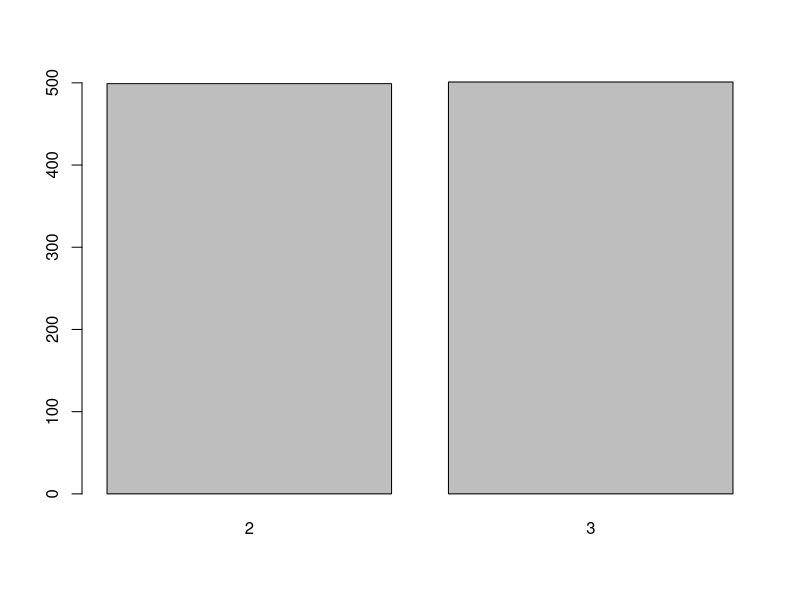
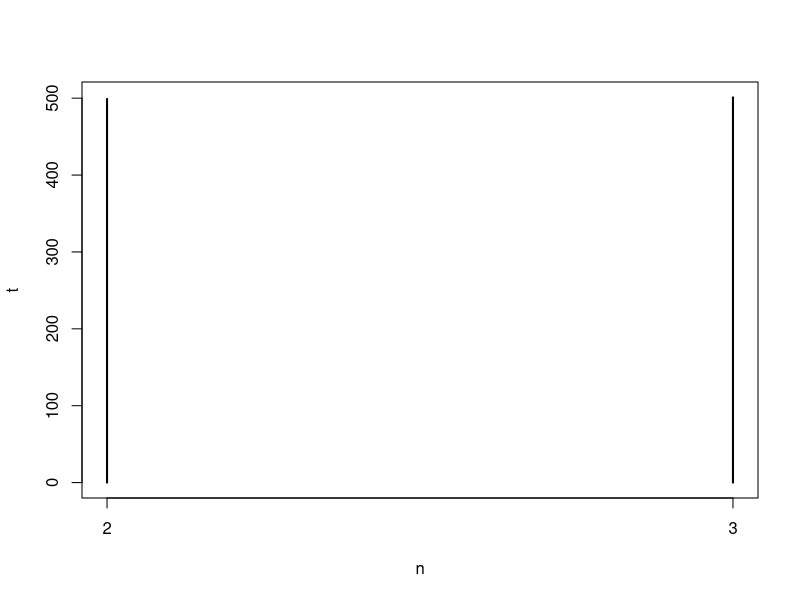

The R source for these figures, in order:
# Law of large number
# Test on Uniform distribution
uniform.10 <- rep(0,10)
uniform.100 <- rep(0,10^2)
uniform.1000 <- rep(0,10^3)

for(i in 1:10^5)
{
  x.samp.10 <- runif(10,2,4)
  uniform.10[i] <-mean(x.samp.10)
  
  x.samp.100 <- runif(100,2,4)
  uniform.100[i] <-mean(x.samp.100)
  
  x.samp.1000 <- runif(1000,2,4)
  uniform.1000[i] <-mean(x.samp.1000)
  
}
mean(uniform.10)
mean(uniform.100)
mean(uniform.1000)
# Test result
# Block Ctrl+Shift+C
# > mean(uniform.10)
# [1] 2.999501
# > mean(uniform.100)
# [1] 3.000032
# > mean(uniform.1000)
# [1] 3.000058

var(uniform.10)
var(uniform.100)
var(uniform.1000)
# Test result
# > var(uniform.10)
# [1] 0.03351723
# > var(uniform.100)
# [1] 0.003343146
# > var(uniform.1000)
# [1] 0.0003319267

# plot
n <- floor(runif(1000,2,4))
t <- table(n)
barplot(t)
plot(t)

#Lab 3
